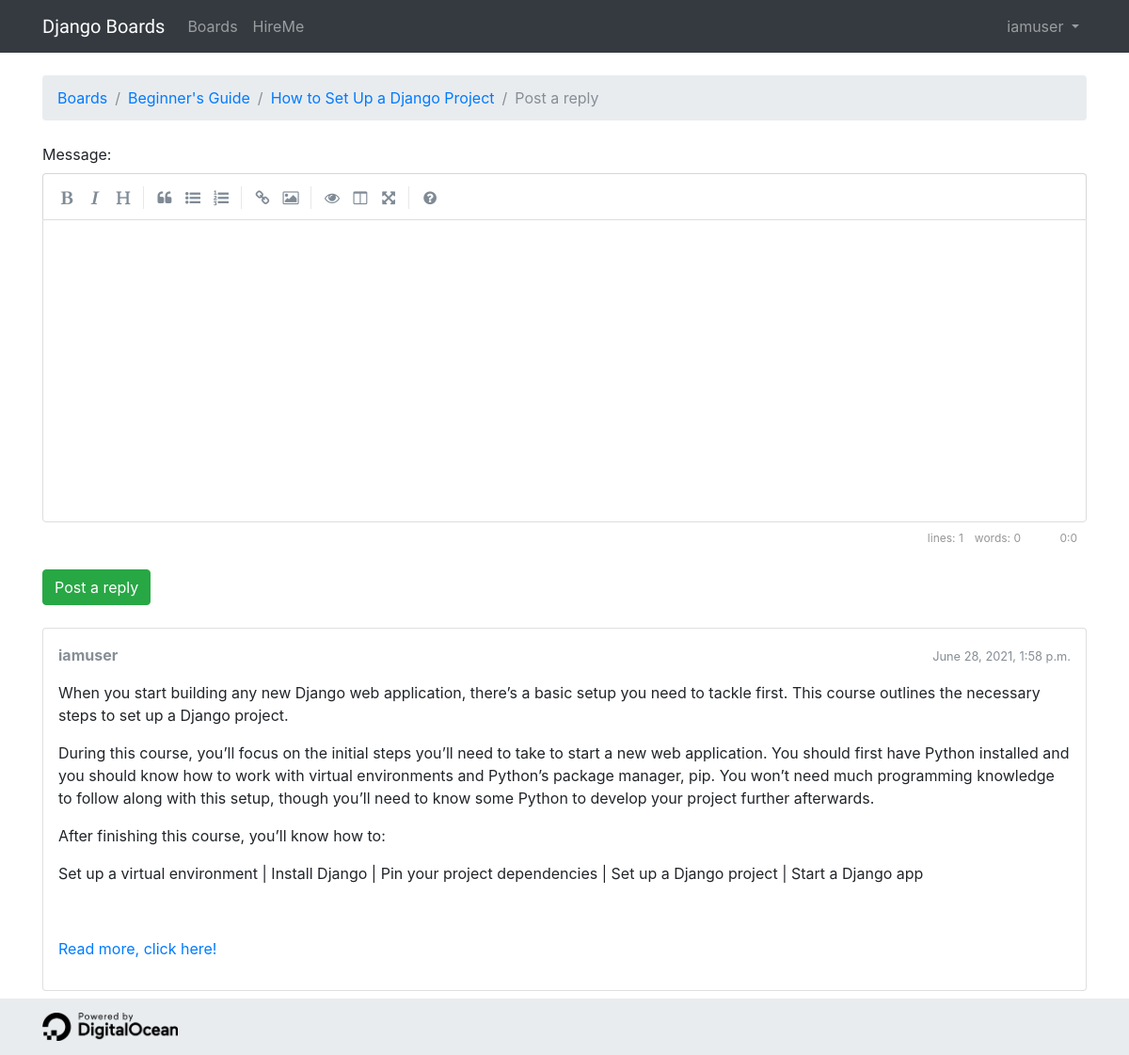
Page /boards/1/topics/2/reply/ (signed in) on the committed database.
### boards/models.py (models this page shows, shortened)
class Topic(models.Model):
    subject = models.CharField(max_length=255)
    last_updated = models.DateTimeField(auto_now_add=True)
    board = models.ForeignKey(Board, related_name='topics', on_delete=models.CASCADE)
    starter = models.ForeignKey(User, related_name='topics', on_delete=models.CASCADE)
    views = models.PositiveIntegerField(default=0)
    def get_last_ten_posts(self):
        return self.posts.order_by('-created_at')[:10]

class Board(models.Model):
    name = models.CharField(max_length=30, unique=True)
    description = models.CharField(max_length=100)

class Post(models.Model):
    message = models.TextField(max_length=4000)
    topic = models.ForeignKey(Topic, related_name='posts', on_delete=models.CASCADE)
    created_at = models.DateTimeField(auto_now_add=True)
    updated_at = models.DateTimeField(null=True)
    created_by = models.ForeignKey(User, related_name='posts', on_delete=models.CASCADE)
    updated_by = models.ForeignKey(User, null=True, related_name='+', on_delete=models.CASCADE)
    def get_message_as_markdown(self):
        return mark_safe(markdown(self.message, safe_mode='escape'))

### boards/views.py (the view)
# urls.py: url(r'^boards/(?P<pk>\d+)/topics/(?P<topic_pk>\d+)/reply/$', views.reply_topic, name='reply_topic'),
@login_required
def reply_topic(request, pk, topic_pk):
    topic = get_object_or_404(Topic, board__pk=pk, pk=topic_pk)
    if request.method == 'POST':
        form = PostForm(request.POST)
        if form.is_valid():
            post = form.save(commit=False)
            post.topic = topic
            post.created_by = request.user
            post.save()
            topic.last_updated = timezone.now()
            topic.save()
            topic_url = reverse('topic_posts', kwargs={'pk': pk, 'topic_pk': topic_pk})
            topic_post_url = '{url}?page={page}#{id}'.format(
                url=topic_url,
                id=post.pk,
                page=topic.get_page_count()
            )
            return redirect(topic_post_url)
    else:
        form = PostForm()
    return render(request, 'reply_topic.html', {'topic': topic, 'form': form})

### boards/templatetags/form_tags.py (called while the page is built)
@register.filter
def input_class(bound_field):
    css_class = ''
    if bound_field.form.is_bound:
        if bound_field.errors:
            css_class = 'is-invalid'
        elif field_type(bound_field) != 'PasswordInput':
            css_class = 'is-valid'
    return 'form-control {}'.format(css_class)

### templates/reply_topic.html (shortened to what this page needs)
{% extends 'base.html' %}
{% load static %}
{% block stylesheet %}
  <link rel="stylesheet" href="{% static 'css/simplemde.min.css' %}">
{% endblock %}
{% block breadcrumb %}
  <li class="breadcrumb-item"><a href="{% url 'home' %}">Boards</a></li>
  <li class="breadcrumb-item"><a href="{% url 'board_topics' topic.board.pk %}">{{ topic.board.name }}</a></li>
  <li class="breadcrumb-item"><a href="{% url 'topic_posts' topic.board.pk topic.pk %}">{{ topic.subject }}</a></li>
  <li class="breadcrumb-item active">Post a reply</li>
{% endblock %}
{% block content %}
  <form method="post" class="mb-4" novalidate>
    {% include 'includes/form.html' %}
    <button type="submit" class="btn btn-success">Post a reply</button>
  </form>
  {% for post in topic.get_last_ten_posts %}
    <div class="card mb-2">
      <div class="card-body p-3">
        <div class="row mb-3">
          <div class="col-6">
            <strong class="text-muted">{{ post.created_by.username }}</strong>
          </div>
          <div class="col-6 text-right">
            <small class="text-muted">{{ post.created_at }}</small>
          </div>
        </div>
        <div class="post-body">
          {{ post.get_message_as_markdown }}
        </div>
      </div>
    </div>
  {% endfor %}
{% endblock %}

### templates/base.html (shortened to what this page needs)
{% load static %}<!DOCTYPE html>
<html>
  <head>
    <link rel="stylesheet" href="{% static 'css/bootstrap.min.css' %}">
    <link rel="stylesheet" href="{% static 'css/app.css' %}">
    {% block stylesheet %}{% endblock %}
  </head>
  <body>
    {% block body %}
      <div class="wrapper">
        <nav class="navbar navbar-expand-sm navbar-dark bg-dark">
          <div class="container">
            <a class="navbar-brand" href="{% url 'home' %}">Django Boards</a>
            <div class="collapse navbar-collapse" id="mainMenu">
              <ul class="navbar-nav">
                <li class="nav-item">
                  <a class="nav-link" href="{% url 'home' %}">Boards</a>
                </li>
                <li class="nav-item">
                  <a class="nav-link" href="https://postgrethon.wordpress.com/" target="_blank" rel="noopener">HireMe</a>
                </li>
              </ul>
              {% if user.is_authenticated %}
                <ul class="navbar-nav ml-auto">
                  <li class="nav-item dropdown">
                    <a class="nav-link dropdown-toggle" href="#" id="userMenu" data-toggle="dropdown" aria-haspopup="true" aria-expanded="false">
                      {{ user.username }}
                    </a>
                  </li>
                </ul>
              {% else %}
                <form class="form-inline ml-auto">
                  <a href="{% url 'login' %}" class="btn btn-outline-secondary">Log in</a>
                  <a href="{% url 'signup' %}" class="btn btn-primary ml-2">Sign up</a>
                </form>
              {% endif %}
            </div>
          </div>
        </nav>
        <div class="container">
          <ol class="breadcrumb my-4">
            {% block breadcrumb %}
            {% endblock %}
          </ol>
          {% block content %}
          {% endblock %}
        </div>
        <div class="push"></div>
      </div>
      <footer>
        <div class="container">
          <a href="https://postgrethon.wordpress.com/" rel="nofollow noopener" target="_blank">
            <img src="{% static 'img/DO_Powered_by_Badge_black.png' %}" alt="Powered by Postgrethon" style="height: 30px;">
          </a>
        </div>
      </footer>
    {% endblock body %}
  </body>
</html>

### static/css/app.css (style rules this page uses)
html, body { height: 100%; }
.navbar-brand { font-family: 'Peralta', cursive; }
.wrapper { position: relative; min-height: 100%; height: auto !important; height: 100%; margin: 0 auto -60px; }
.push { height: 60px; }
footer { height: 60px; padding: 15px 0; background-color: #e9ecef; position: relative; }

### rows in the picture
Topic: board.name "Beginner's Guide", subject "How to Set Up a Django Project"
Post: created_by.username "iamuser", created_at "June 28, 2021, 1:58 p.m.", get_message_as_markdown "When you start building any new Django web application, there’s a basic setup you need to tackle first. This course outlines the necessary steps to set up a Django project. During this course, you’ll focus on the initial steps you’ll need to take to start a new web application. You should first have Python installed and you should know how to work with virtual environments and Python’s package manager, pip. You won’t need much programming knowledge to follow along with this setup, though you’ll need to know some Python to develop your project further afterwards. After finishing this course, you’ll know how to: Set up a virtual environment | Install Django | Pin your project dependencies |…"

### other values in the picture
{{ user.username }} "iamuser"
{{ field.label_tag }} "Message:"
